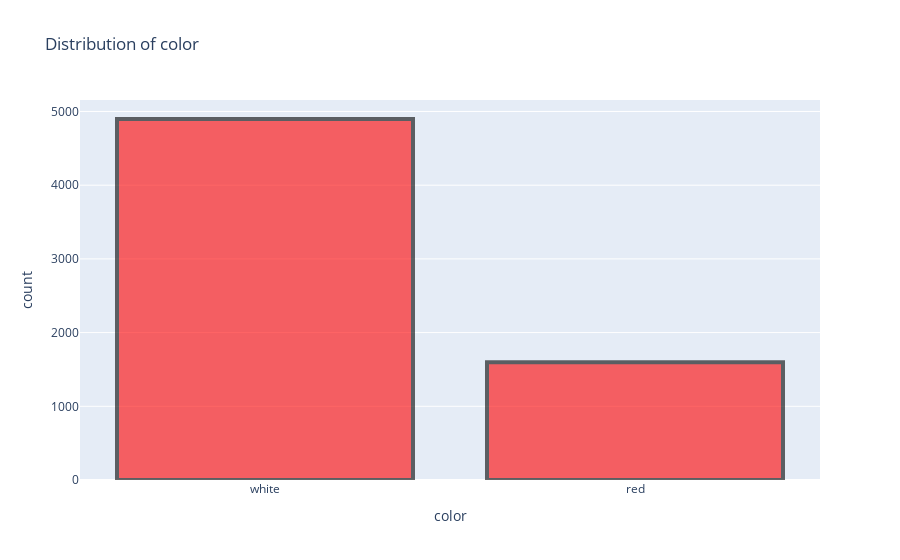

Notebook code for this chart:
### Code cell
plt.figure(figsize=(20, 10))
fig = px.histogram(data_frame=wine, x="color", title="Distribution of color")
fig.update_traces(marker={"color": "red", "opacity": 0.6, "line": {"width": 4, "color": "black"}})
fig.show()

### Figure 1 — Plotly figure (JSON) as saved in the notebook; plotly's stock layout.template omitted (floating-point values rounded to 4 significant figures; data arrays with more than 128 entries replaced by an {"elided": "..."} marker saying what was removed)
{"data": [{"alignmentgroup": "True", "bingroup": "x", "hovertemplate": "color=%{x}<br>count=%{y}<extra></extra>", "legendgroup": "", "marker": {"color": "red", "line": {"color": "black", "width": 4}, "opacity": 0.6, "pattern": {"shape": ""}}, "name": "", "offsetgroup": "", "orientation": "v", "showlegend": false, "type": "histogram", "x": {"elided": "6497 str values"}, "xaxis": "x", "yaxis": "y"}], "layout": {"barmode": "relative", "legend": {"tracegroupgap": 0}, "title": {"text": "Distribution of color"}, "xaxis": {"anchor": "y", "domain": [0, 1], "title": {"text": "color"}}, "yaxis": {"anchor": "x", "domain": [0, 1], "title": {"text": "count"}}}}
